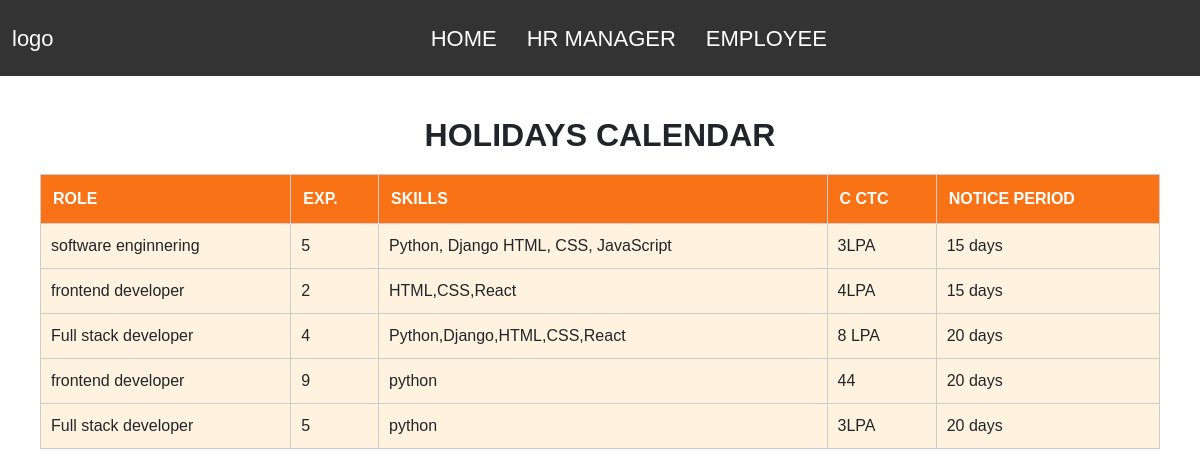
The app's page /jobdata/ with its own data.
### emp/models.py (models this page shows, shortened)
class JobOpening(models.Model):
    role = models.CharField(max_length=100)
    experience = models.CharField(max_length=50)
    skills = models.TextField()
    current_ctc = models.CharField(max_length=50)
    notice_period = models.CharField(max_length=50)

### emp/views.py (the view)
# urls.py: path('jobdata/', views.viewjob,name='jobdata'),
def viewjob(request):
    jobs = JobOpening.objects.all()
    return render(request, 'emp/jobdata.html', {'jobs': jobs})

### templates/emp/jobdata.html
{%extends "emp/base.html"%} {% block body_block %}
<div style="padding: 40px">
  <h2 style="font-weight: 700; text-align: center">HOLIDAYS CALENDAR</h2>
  <table style="width: 100%; border-collapse: collapse; margin-top: 20px">
    <thead>
      <tr style="background-color: #f97316">
        <th style="color: white; padding: 12px; border: 1px solid #ccc">
          ROLE
        </th>
        <th style="color: white; padding: 12px; border: 1px solid #ccc">
          EXP.
        </th>
        <th style="color: white; padding: 12px; border: 1px solid #ccc">
          SKILLS
        </th>
        <th style="color: white; padding: 12px; border: 1px solid #ccc">
          C CTC
        </th>
        <th style="color: white; padding: 12px; border: 1px solid #ccc">
          NOTICE PERIOD
        </th>
      </tr>
    </thead>
    <tbody>
      {% for job in jobs %}
      <tr style="background-color: #fff3e0">
        <td style="padding: 10px; border: 1px solid #ccc">{{ job.role }}</td>
        <td style="padding: 10px; border: 1px solid #ccc">
          {{ job.experience }}
        </td>
        <td style="padding: 10px; border: 1px solid #ccc">{{ job.skills }}</td>
        <td style="padding: 10px; border: 1px solid #ccc">
          {{ job.current_ctc }}
        </td>
        <td style="padding: 10px; border: 1px solid #ccc">
          {{ job.notice_period }}
        </td>
      </tr>
      {% endfor %}
    </tbody>
  </table>
</div>
{% endblock %}

### templates/emp/base.html (shortened to what this page needs)
{% load static %}
<!doctype html>
<html lang="en">
  <head>
    <link
      href="https://cdn.jsdelivr.net/npm/bootstrap@5.3.8/dist/css/bootstrap.min.css"
      rel="stylesheet"
    />
    <link rel="stylesheet" href="{% static 'css/style.css' %}" />
  </head>
  <body>
    <nav class="navbar navbar-expand-lg bg-body-tertiary custom-navbar">
      <div class="container-fluid">
        <a class="navbar-brand" href="/home">logo</a>
        <div
          class="collapse navbar-collapse justify-content-center"
          id="navbarNavAltMarkup"
        >
          <div class="navbar-nav custom-padding">
            <a class="nav-link active" aria-current="page" href="/home">HOME</a>
            <a class="nav-link" href="/hrmanager">HR MANAGER</a>
            <a class="nav-link" href="/employee">EMPLOYEE</a>
          </div>
        </div>
      </div>
    </nav>
    {% block body_block %} {% endblock %}
  </body>
</html>

### static/css/style.css (style rules this page uses)
body { font-family: Arial, Helvetica, sans-serif; }
.custom-navbar { background-color: #333 !important; height: 76px; }
.custom-navbar .nav-link, .custom-navbar .navbar-brand { color: white !important; font-size: 22px; }
.custom-padding { gap: 14px; }

### records on screen
JobOpening: role "software enginnering", experience "5", skills "Python, Django HTML, CSS, JavaScript", current_ctc "3LPA", notice_period "15 days"
JobOpening: role "frontend developer", experience "2", skills "HTML,CSS,React", current_ctc "4LPA", notice_period "15 days"
JobOpening: role "Full stack developer", experience "4", skills "Python,Django,HTML,CSS,React", current_ctc "8 LPA", notice_period "20 days"
JobOpening: role "frontend developer", experience "9", skills "python", current_ctc "44", notice_period "20 days"
JobOpening: role "Full stack developer", experience "5", skills "python", current_ctc "3LPA", notice_period "20 days"
